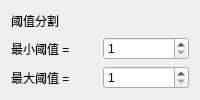
           <widget class="QWidget" name="page_17">
            <layout class="QVBoxLayout" name="verticalLayout_19">
             <item>
              <widget class="QLabel" name="label_45">
               <property name="text">
                <string>阈值分割</string>
               </property>
              </widget>
             </item>
             <item>
              <layout class="QHBoxLayout" name="horizontalLayout_32">
               <item>
                <widget class="QLabel" name="label_46">
                 <property name="text">
                  <string>最小阈值 = </string>
                 </property>
                </widget>
               </item>
               <item>
                <widget class="QSpinBox" name="spinBox_22">
                 <property name="minimum">
                  <number>1</number>
                 </property>
                 <property name="maximum">
                  <number>255</number>
                 </property>
                 <property name="singleStep">
                  <number>1</number>
                 </property>
                </widget>
               </item>
              </layout>
             </item>
             <item>
              <layout class="QHBoxLayout" name="horizontalLayout_33">
               <item>
                <widget class="QLabel" name="label_47">
                 <property name="text">
                  <string>最大阈值 = </string>
                 </property>
                </widget>
               </item>
               <item>
                <widget class="QSpinBox" name="spinBox_23">
                 <property name="minimum">
                  <number>1</number>
                 </property>
                 <property name="maximum">
                  <number>255</number>
                 </property>
                 <property name="singleStep">
                  <number>1</number>
                 </property>
                </widget>
               </item>
              </layout>
             </item>
            </layout>
           </widget>
